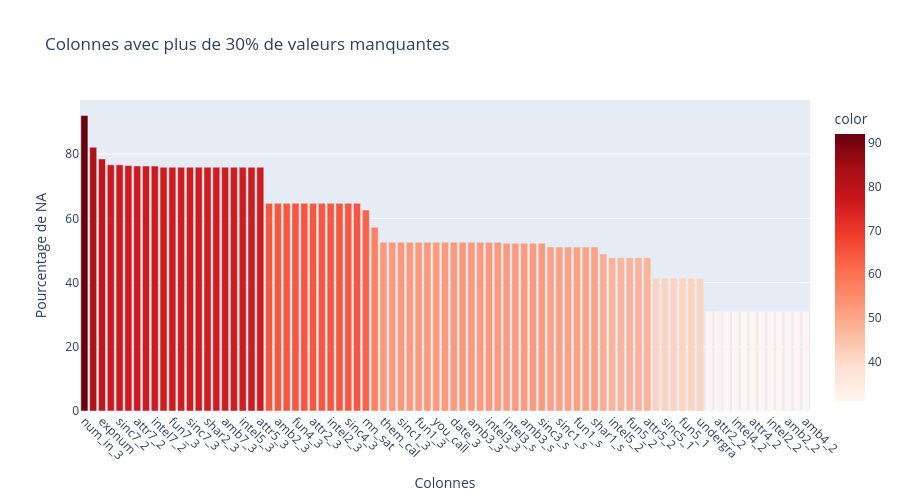

The code cell stored with this chart in its notebook:
### Markdown cell above
## 2. Audit qualité des données

Avant toute analyse, il est essentiel de connaître les limites des données : hétérogénéité des waves, échelles différentes, valeurs manquantes, attrition.

### 2.1 Valeurs manquantes par colonne

### Code cell
# Calcul et affichage des colonnes avec plus de 30% de valeurs manquantes
missing_stats = df.isnull().mean() * 100
missing_high = missing_stats[missing_stats > 30].sort_values(ascending=False)

print(f"Nombre de colonnes avec >30% de NA : {len(missing_high)}")
print("\nColonnes les plus manquantes :")
print(missing_high.head(15).round(1))

# Visualisation
fig = px.bar(x=missing_high.index, y=missing_high.values,
             title="Colonnes avec plus de 30% de valeurs manquantes",
             labels={'x': 'Colonnes', 'y': 'Pourcentage de NA'},
             color=missing_high.values, color_continuous_scale='Reds')
fig.update_layout(height=500, xaxis_tickangle=45)
fig.show()

### Figure 1 — Plotly figure (JSON) as saved in the notebook; plotly's stock layout.template omitted (floating-point values rounded to 4 significant figures)
{"data": [{"hovertemplate": "Colonnes=%{x}<br>Pourcentage de NA=%{y}<br>color=%{marker.color}<extra></extra>", "legendgroup": "", "marker": {"color": [92.03, 82.14, 78.52, 76.67, 76.67, 76.44, 76.32, 76.32, 76.32, 75.94, 75.94, 75.94, 75.94, 75.94, 75.94, 75.94, 75.94, 75.94, 75.94, 75.94, 75.94, 64.68, 64.68, 64.68, 64.68, 64.68, 64.68, 64.68, 64.68, 64.68, 64.68, 64.68, 62.6, 57.23, 52.57, 52.57, 52.57, 52.57, 52.57, 52.57, 52.57, 52.57, 52.57, 52.57, 52.57, 52.57, 52.57, 52.57, 52.26, 52.26, 52.26, 52.26, 52.26, 51.11, 51.11, 51.11, 51.11, 51.11, 51.11, 48.93, 47.76, 47.76, 47.76, 47.76, 47.76, 41.44, 41.44, 41.44, 41.44, 41.44, 41.35, 31.07, 31.07, 31.07, 31.07, 31.07, 31.07, 31.07, 31.07, 31.07, 31.07, 31.07, 31.07], "coloraxis": "coloraxis", "pattern": {"shape": ""}}, "name": "", "orientation": "v", "showlegend": false, "textposition": "auto", "type": "bar", "x": ["num_in_3", "numdat_3", "expnum", "amb7_2", "sinc7_2", "shar7_2", "attr7_2", "fun7_2", "intel7_2", "amb5_3", "fun7_3", "intel7_3", "sinc7_3", "attr7_3", "shar2_3", "shar7_3", "amb7_3", "fun5_3", "intel5_3", "sinc5_3", "attr5_3", "amb4_3", "amb2_3", "intel4_3", "fun4_3", "shar4_3", "attr2_3", "sinc2_3", "intel2_3", "fun2_3", "sinc4_3", "attr4_3", "mn_sat", "tuition", "them_cal", "attr1_3", "sinc1_3", "intel1_3", "fun1_3", "amb1_3", "you_call", "shar1_3", "date_3", "attr3_3", "amb3_3", "sinc3_3", "intel3_3", "fun3_3", "intel3_s", "attr3_s", "amb3_s", "fun3_s", "sinc3_s", "attr1_s", "sinc1_s", "intel1_s", "fun1_s", "amb1_s", "shar1_s", "income", "intel5_2", "amb5_2", "fun5_2", "sinc5_2", "attr5_2", "attr5_1", "sinc5_1", "intel5_1", "fun5_1", "amb5_1", "undergra", "shar4_2", "attr2_2", "fun4_2", "intel4_2", "sinc4_2", "attr4_2", "sinc2_2", "intel2_2", "fun2_2", "amb2_2", "shar2_2", "amb4_2"], "xaxis": "x", "y": [92.03, 82.14, 78.52, 76.67, 76.67, 76.44, 76.32, 76.32, 76.32, 75.94, 75.94, 75.94, 75.94, 75.94, 75.94, 75.94, 75.94, 75.94, 75.94, 75.94, 75.94, 64.68, 64.68, 64.68, 64.68, 64.68, 64.68, 64.68, 64.68, 64.68, 64.68, 64.68, 62.6, 57.23, 52.57, 52.57, 52.57, 52.57, 52.57, 52.57, 52.57, 52.57, 52.57, 52.57, 52.57, 52.57, 52.57, 52.57, 52.26, 52.26, 52.26, 52.26, 52.26, 51.11, 51.11, 51.11, 51.11, 51.11, 51.11, 48.93, 47.76, 47.76, 47.76, 47.76, 47.76, 41.44, 41.44, 41.44, 41.44, 41.44, 41.35, 31.07, 31.07, 31.07, 31.07, 31.07, 31.07, 31.07, 31.07, 31.07, 31.07, 31.07, 31.07], "yaxis": "y"}], "layout": {"barmode": "relative", "coloraxis": {"colorbar": {"title": {"text": "color"}}, "colorscale": [[0, "rgb(255,245,240)"], [0.125, "rgb(254,224,210)"], [0.25, "rgb(252,187,161)"], [0.375, "rgb(252,146,114)"], [0.5, "rgb(251,106,74)"], [0.625, "rgb(239,59,44)"], [0.75, "rgb(203,24,29)"], [0.875, "rgb(165,15,21)"], [1, "rgb(103,0,13)"]]}, "height": 500, "legend": {"tracegroupgap": 0}, "title": {"text": "Colonnes avec plus de 30% de valeurs manquantes"}, "xaxis": {"anchor": "y", "domain": [0, 1], "tickangle": 45, "title": {"text": "Colonnes"}}, "yaxis": {"anchor": "x", "domain": [0, 1], "title": {"text": "Pourcentage de NA"}}}}
